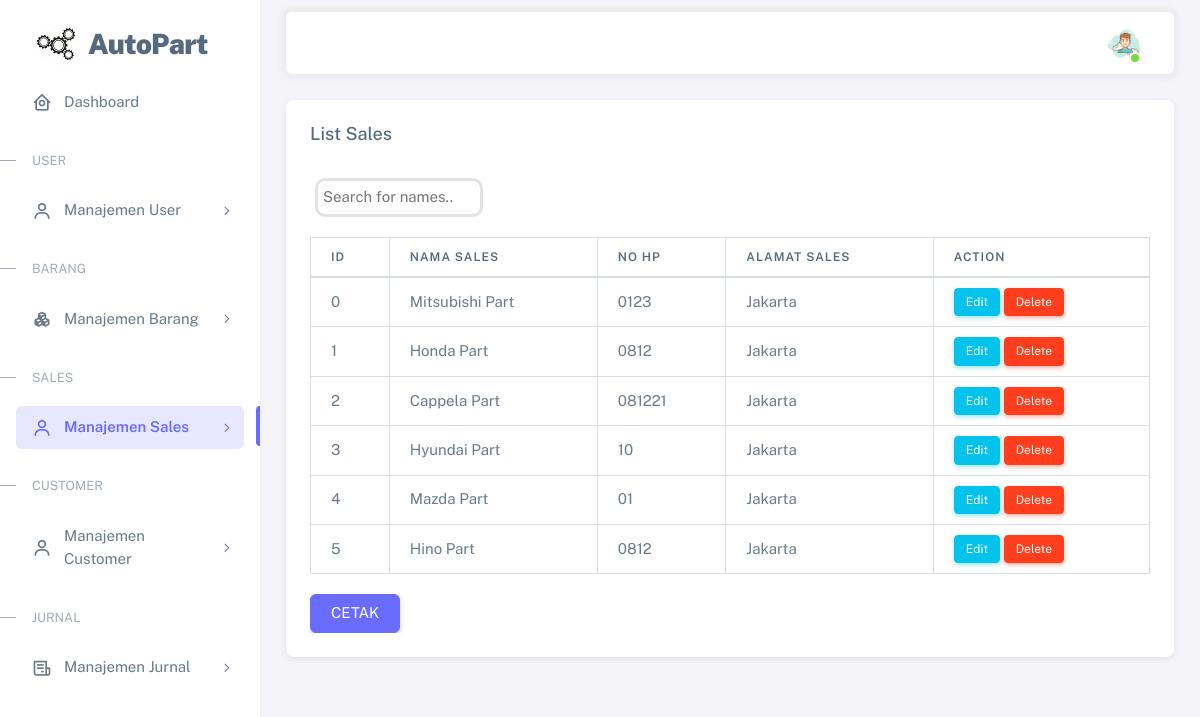
The app's page /admin/list_sales.php with its own data.
### tables this page shows
CREATE TABLE `tb_sales` (
  `id_sales` bigint(100) NOT NULL,
  `nama_sales` varchar(100) NOT NULL,
  `no_hp` varchar(100) NOT NULL,
  `alamat_sales` varchar(100) NOT NULL
);

### admin/list_sales.php (the view, shortened to what this page needs)
<?php
  require_once("koneksi.php");
?>
<!DOCTYPE html>
<html>
  <head>
    <link rel="stylesheet" href="assets/vendor/fonts/boxicons.css" />
    <link rel="stylesheet" href="assets/vendor/css/core.css" />
    <link rel="stylesheet" href="assets/vendor/css/theme-default.css"/>
    <link rel="stylesheet" href="assets/css/demo.css" />
  </head>
  <body>
    <div class="layout-wrapper layout-content-navbar">
    <div class="layout-container">
        <aside id="layout-menu" class="layout-menu menu-vertical menu bg-menu-theme">
          <div class="app-brand demo">
            <a href="index.php" class="app-brand-link">
              <span class="app-brand-logo demo">
                 <img src="assets/img/favicon/admin.png">
              </span>
              <span class="app-brand-text demo menu-text fw-bolder ms-2">AutoPart</span>
            </a>
          </div>
            <ul class="menu-inner py-1">
              <li class="menu-item ">
                <a href="index.php" class="menu-link">
                  <i class="menu-icon tf-icons bx bx-home-circle"></i>
                  <div data-i18n="Analytics">Dashboard</div>
                </a>
              </li>
              <li class="menu-header small text-uppercase"><span class="menu-header-text">User</span></li>
                <li class="menu-item">
                  <a href="#" class="menu-link menu-toggle">
                    <i class="menu-icon tf-icons bx bx-user"></i>
                    <div data-i18n="Basic">Manajemen User</div>
                  </a>
                </li>
              <li class="menu-header small text-uppercase"><span class="menu-header-text">Barang</span></li>
                <li class="menu-item">
                  <a href="#" class="menu-link menu-toggle">
                    <i class="menu-icon tf-icons bx bxs-component"></i>
                    <div data-i18n="Basic">Manajemen Barang</div>
                  </a>
                </li>
              <li class="menu-header small text-uppercase"><span class="menu-header-text">Sales</span></li>
                <li class="menu-item active">
                  <a href="#" class="menu-link menu-toggle">
                    <i class="menu-icon tf-icons bx bx-user"></i>
                    <div data-i18n="Basic">Manajemen Sales</div>
                  </a>
                </li>
                <li class="menu-header small text-uppercase"><span class="menu-header-text">Customer</span></li>
                  <li class="menu-item">
                    <a href="#" class="menu-link menu-toggle">
                      <i class="menu-icon tf-icons bx bx-user"></i>
                      <div data-i18n="Basic">Manajemen Customer</div>
                    </a>
                  </li>
                <li class="menu-header small text-uppercase"><span class="menu-header-text">Jurnal</span></li>
                  <li class="menu-item">
                    <a href="#" class="menu-link menu-toggle">
                      <i class="menu-icon tf-icons bx bx-receipt"></i>
                      <div data-i18n="Basic">Manajemen Jurnal</div>
                    </a>
                  </li>
        </aside>
      <div class="layout-page">
          <nav class="layout-navbar container-xxl navbar navbar-expand-xl navbar-detached align-items-center bg-navbar-theme" id="layout-navbar">
            <div class="navbar-nav-right d-flex align-items-center" id="navbar-collapse">
              <ul class="navbar-nav flex-row align-items-center ms-auto">
                <li class="nav-item navbar-dropdown dropdown-user dropdown">
                  <a class="nav-link dropdown-toggle hide-arrow" href="javascript:void(0);" data-bs-toggle="dropdown">
                    <div class="avatar avatar-online">
                      <img src="assets/img/avatars/1.png" alt class="w-px-40 h-auto rounded-circle" />
                    </div>
                  </a>
                </li>
              </ul>
            </div>
          </nav>
          <div class="content-wrapper">
            <div class="container-xxl flex-grow-1 container-p-y">
              <div class="row align-items-center">
                <div class="col-xl-12">
                  <div class="card">
                    <h5 class="card-header">List Sales</h5>
                    <div class="card-body">
                     <div class="table-responsive text-nowrap">
                     <input type="text" id="myInput" onkeyup="myFunction()" placeholder="Search for names.." style="margin-bottom: 20px;border: 3px solid #30262621;display: block;padding: 5px;border-radius: 10px;margin-left: 5px;width: 20%; margin-top: 10px">
                      <table class="table table-bordered">
                      <thead>
                                <tr>
                                    <th>ID</th>
                                    <th>Nama Sales</th>
                                    <th>No HP</th>
                                    <th>Alamat Sales</th>
                                    <th>Action</th>
                                </tr>
                            </thead>
                            <tbody id="myTable">
                                <?php
                                    $query = "SELECT * FROM tb_sales";
                                    $query_run = mysqli_query($con, $query);
                                    if(mysqli_num_rows($query_run) > 0)
                                    {
                                        foreach($query_run as $sales)
                                        {
                                            ?>
                                            <tr>
                                                <td><?= $sales['id_sales']; ?></td>
                                                <td><?= $sales['nama_sales']; ?></td>
                                                <td><?= $sales['no_hp']; ?></td>
                                                <td><?= $sales['alamat_sales']; ?></td>
                                                <td>
                                                    <a href="edit_sales.php?id_sales=<?= $sales['id_sales']; ?>" class="btn btn-info btn-sm">Edit</a>
                                                    <form action="code_sales.php" method="POST" class="d-inline">
                                                        <button type="submit" name="delete_sales" value="<?=$sales['id_sales'];?>" class="btn btn-danger btn-sm">Delete</button>
                                                    </form>
                                                </td>
                                            </tr>
                                            <?php
                                        }
                                    }
                                    else
                                    {
                                        echo "<h5> No Record Found </h5>";
                                    }
                                ?>
                            </tbody>
                        </table>
                        <a class="btn btn-primary" href="cetak_sales.php" role="button" target="_blank" style="margin-top: 20px"> CETAK </a>
                  </div>
                </div>
              </div>
                </div>
              </div>
            </div>
          </div>
    </div>
  </div>
  </body>
</html>

### admin/assets/css/demo.css (style rules this page uses)
.menu .app-brand.demo { height: 64px; margin-top: 12px; }
.app-brand-text.demo { font-size: 1.75rem; letter-spacing: -0.5px; }

### records on screen
tb_sales: id_sales "0", nama_sales "Mitsubishi Part", no_hp "0123", alamat_sales "Jakarta"
tb_sales: id_sales "1", nama_sales "Honda Part", no_hp "0812", alamat_sales "Jakarta"
tb_sales: id_sales "2", nama_sales "Cappela Part", no_hp "081221", alamat_sales "Jakarta"
tb_sales: id_sales "3", nama_sales "Hyundai Part", no_hp "10", alamat_sales "Jakarta"
tb_sales: id_sales "4", nama_sales "Mazda Part", no_hp "01", alamat_sales "Jakarta"
tb_sales: id_sales "5", nama_sales "Hino Part", no_hp "0812", alamat_sales "Jakarta"
